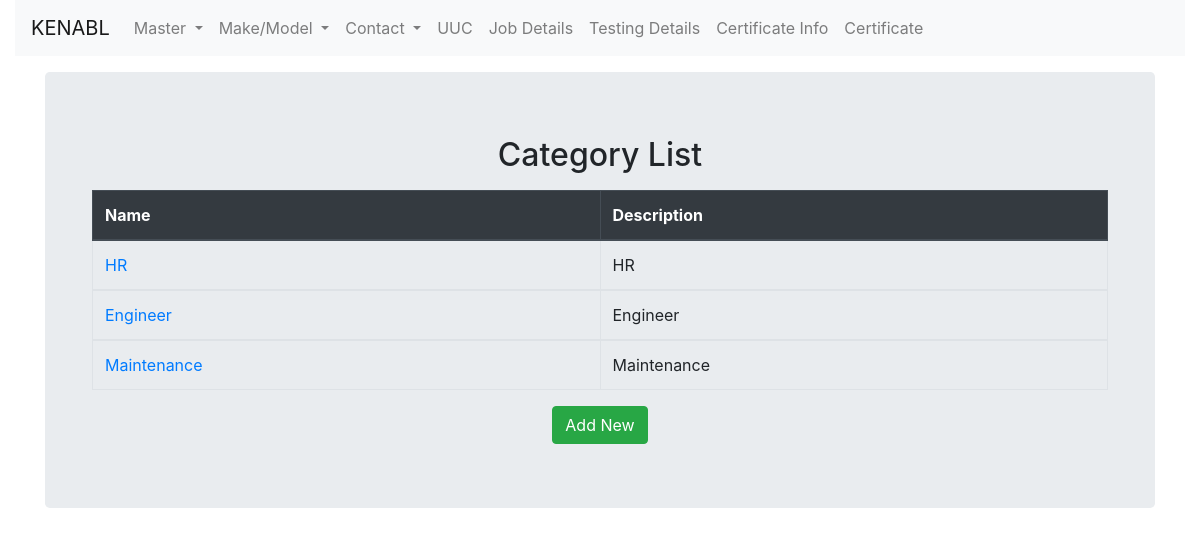
The page /contact/catlist/ on the database its author committed.
### contact/models.py (models this page shows, shortened)
class category(models.Model):
    name = models.CharField(max_length=256)
    description = models.TextField(null=True)

### contact/views.py (the view)
# urls.py: path('catlist/', views.CategoryListView.as_view(),name='category_list'),
class CategoryListView(ListView):
    context_object_name = 'cat_list'
    model = category
    template_name = 'contact/category_list.html'

### contact/templates/contact/category_list.html (shortened to what this page needs)
{% extends 'masterinstrument/base.html' %}
{% block content %}
  <div class="container">
   <div class="jumbotron">
     <div>
          <h2 style="text-align:center;">Category List</h2>
    </div>
    <div class="container">
      <table class="table table-bordered">
        <thead class="thead-dark">
      <tr>
        <th scope="col">Name</th>
        <th scope="col">Description</th>
      </tr>
    </thead>
  {% for category in cat_list %}
  <tbody>
    <tr>
      <td><a href="{% url 'categorydetail' pk=category.pk %}">{{category.name}}</a></td>
      <td>{{category.description}}</td>
    </tr>
  </tbody>
  {% endfor %}
</table>
  <div class="text-center">
    <a class='btn btn-success' href="{% url 'categorycreate' %}">Add New</a>
  </div>
</div>
  </div>
  </div>
{% endblock %}

### rows shown on the page
category: name "HR", description "HR"
category: name "Engineer", description "Engineer"
category: name "Maintenance", description "Maintenance"
